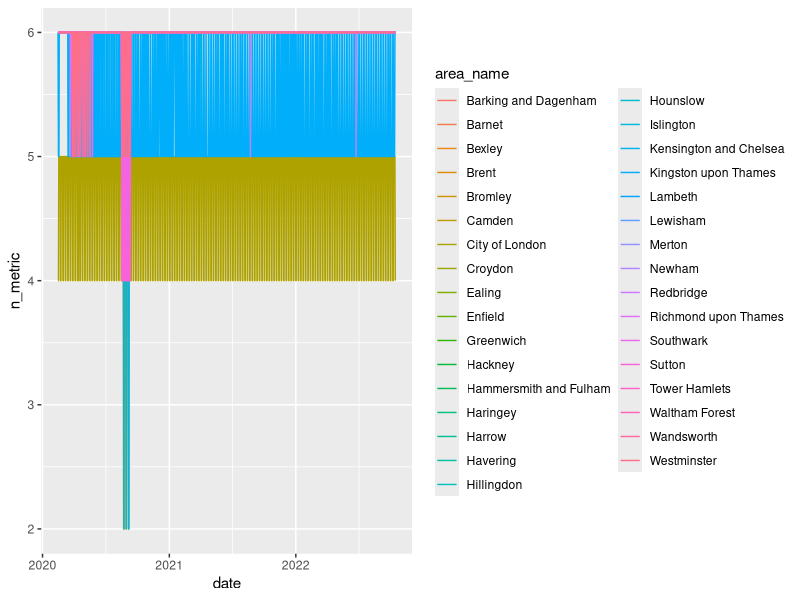

Generate this figure with R:



library(tidyverse)
library(lubridate)

#' load in the downloaded CSV file
#' corrections for column names
raw <- read_csv("google_activity_by_London_Borough.csv") %>%
  rename(id=`...1`)

neat_metrics <- c("retail & recreation" = "retail_and_recreation_percent_change_from_baseline",
  "grocery & pharmacy" = "grocery_and_pharmacy_percent_change_from_baseline",
  "parks" = "parks_percent_change_from_baseline",
  "transit stations" = "transit_stations_percent_change_from_baseline",
  "workplaces" = "workplaces_percent_change_from_baseline",
  "residential" = "residential_percent_change_from_baseline")

neat_metrics_colours <- c("retail_and_recreation_percent_change_from_baseline" = "purple",
                  "grocery_and_pharmacy_percent_change_from_baseline" = "goldenrod",
                  "parks_percent_change_from_baseline" = "#880000",
                  "transit_stations_percent_change_from_baseline" = "blue",
                  "workplaces_percent_change_from_baseline" = "black",
                  "residential_percent_change_from_baseline" = "darkgreen")

neat_seasons <- tribble(~month, ~season, 
                        1, "winter",
                        2, "winter",
                        3, "spring",
                        4, "spring",
                        5, "spring",
                        6, "summer",
                        7, "summer",
                        8, "summer",
                        9, "autumn",
                        10, "autumn",
                        11, "autumn",
                        12, "winter")


#' ## check up on the data:
#' ### id is unique?
raw %>% group_by(id) %>% tally() %>% filter(n!=1)

#' ### check area id is unique for area name
raw %>% group_by(area_name) %>% summarise(n_code = n_distinct(area_code)) %>% filter(n_code!=1)


#' # de-pivot the data data
#' this is called "tidy data" in the R idiom
tidy <- raw %>% 
  pivot_longer(cols = matches("percent_change"), names_to = "metric_name", values_to = "metric_value")


#' # check the long data is well-structured:
#' ## missing metrics
#' check if all the areas have all the metrics:
check_metric_count <- tidy %>% 
  group_by(area_name, date) %>% 
  filter(!is.na(metric_value), !is_null(metric_value)) %>%
  summarise(n_metric = n_distinct(metric_name))

#' can see that some of the date/areas don't have all the data in them
check_metric_count %>% filter(n_metric != 6)

#' see if there's a time effect:
check_metric_count %>%  ggplot(aes(x = date, y = n_metric, colour = area_name)) +
  geom_line()

#' no time trend at least, so that's good 
#' hard to read that chart, too much noise, so lets summarise again:
check_metric_count %>% 
  group_by(area_name) %>% 
  summarise(n_metric = mean(n_metric)) %>%
  mutate(diff = abs(n_metric-6)) %>%
  # could do something better here, using a standard deviation or something
  filter(diff > 0.1) %>% 
  arrange(diff)

# We see that the City of London and Kingston Upon Thames are unusual in some way

#' ## large values for percentages?
#' check values are all sensible, expect them to all be percentages:
tidy %>% 
  filter(abs(metric_value) > 100)
#' there are some large numbers here, something to look at!


